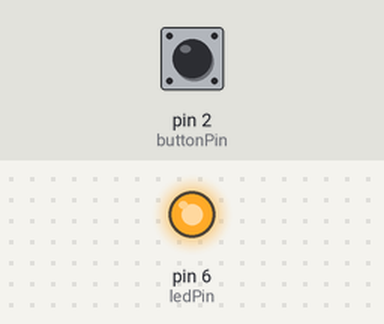
Bench run of a sketch on a simulated Arduino Uno, built with avr-gcc and run on an emulated ATmega328P. Shown: output pins drawn as LEDs (lit = HIGH). The test bench sets the inputs (shaded band); at power-on: pin 2 (buttonPin) HIGH.

Above: at 0.75 s.
At 1.2 s:
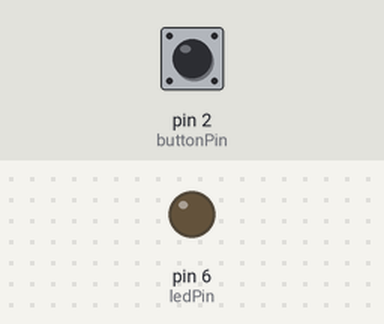
1.3 s: pin 2 (buttonPin) pulled LOW for 0.15 s
At 2.3 s:
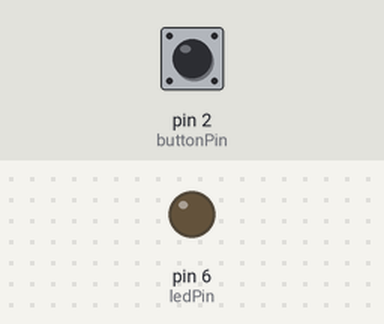
Timing chart, 0 to 4.3 s (numbered marks = the images above; inputs shaded):
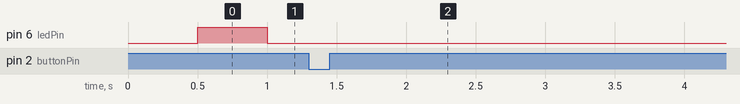

Measured:
- after the input at 1.3 s, pin 6 (ledPin): stops changing and stays LOW

The sketch:

TestStartStopInterrupt.ino
```cpp
const int buttonPin = 2; // interrupt pin
const int ledPin    = 6; // LED

volatile bool running = true;

unsigned long previousMillis = 0;
const long interval = 500;

volatile unsigned long lastButtonTime = 0;

void setup() {
  pinMode(buttonPin, INPUT_PULLUP);
  pinMode(ledPin, OUTPUT);

  attachInterrupt(digitalPinToInterrupt(buttonPin), stopLed, FALLING);
}

void loop() {
  if (running) {
    unsigned long currentMillis = millis();
    if (currentMillis - previousMillis >= interval) {
      previousMillis = currentMillis;
      digitalWrite(ledPin, !digitalRead(ledPin)); // toggle LED
    }
  } else {
    digitalWrite(ledPin, LOW); // LED uit
  }
}

void stopLed() {
  unsigned long currentTime = millis();
  if (currentTime - lastButtonTime > 50) {
    running = false;
    lastButtonTime = currentTime;
  }
}
```
